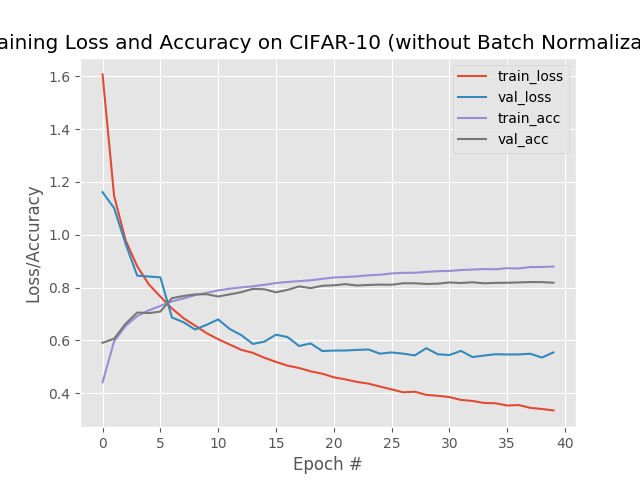

The Python source for this figure:
# Set the matplotlib backend so figures can be saved in the background
import matplotlib
matplotlib.use("Agg")

from sklearn.preprocessing import LabelBinarizer
from sklearn.metrics import classification_report
from utilities.nn.cnn import MiniVGGNet
from keras.optimizers import SGD
from keras.datasets import cifar10
import matplotlib.pyplot as plt
import numpy as np
import argparse

# Construct the argument parser and parse the arguments
ap = argparse.ArgumentParser()
ap.add_argument("-o", "--output", required=True,
                help="path to the output loss/accuracy plot")
args = vars(ap.parse_args())

# Load the training and testing data, then scale it into the range [0, 1]
print("[INFO]: Loading CIFAR-10 data....")
((train_x, train_y), (test_x, test_y)) = cifar10.load_data()
train_x = train_x.astype("float") / 255.0
test_x = test_x.astype("float") / 255.0

# Convert the labels from integers to vectors
lb = LabelBinarizer()
train_y = lb.fit_transform(train_y)
test_y = lb.transform(test_y)

# Initialize the label names for the CIFAR-10 dataset
label_names = ["airplane", "automobile", "bird", "cat", "deer", "dog", "frog", "horse", "ship", "truck"]

# Initialize the optimizer and model
print("[INFO]: Compiling model....")
optimizer = SGD(lr=0.01, decay=0.01 / 40, momentum=0.9, nesterov=True)
model = MiniVGGNet.build(width=32, height=32, depth=3, classes=10)
model.compile(loss="categorical_crossentropy", optimizer=optimizer, metrics=["accuracy"])

# Train the network
print("[INFO]: Training....")
H = model.fit(train_x, train_y, validation_data=(test_x, test_y), batch_size=64, epochs=40, verbose=1)

# Evaluate the network
print("[INFO]: Evaluating....")
predictions = model.predict(test_x, batch_size=64)
print(classification_report(test_y.argmax(axis=1), predictions.argmax(axis=1), target_names=label_names))

# Plot the training loss and accuracy
plt.style.use("ggplot")
plt.figure()
plt.plot(np.arange(0, 40), H.history["loss"], label="train_loss")
plt.plot(np.arange(0, 40), H.history["val_loss"], label="val_loss")
plt.plot(np.arange(0, 40), H.history["acc"], label="train_acc")
plt.plot(np.arange(0, 40), H.history["val_acc"], label="val_acc")
plt.title("Training Loss and Accuracy on CIFAR-10 (without Batch Normalization")
plt.xlabel("Epoch #")
plt.ylabel("Loss/Accuracy")
plt.legend()
plt.savefig(args["output"])
